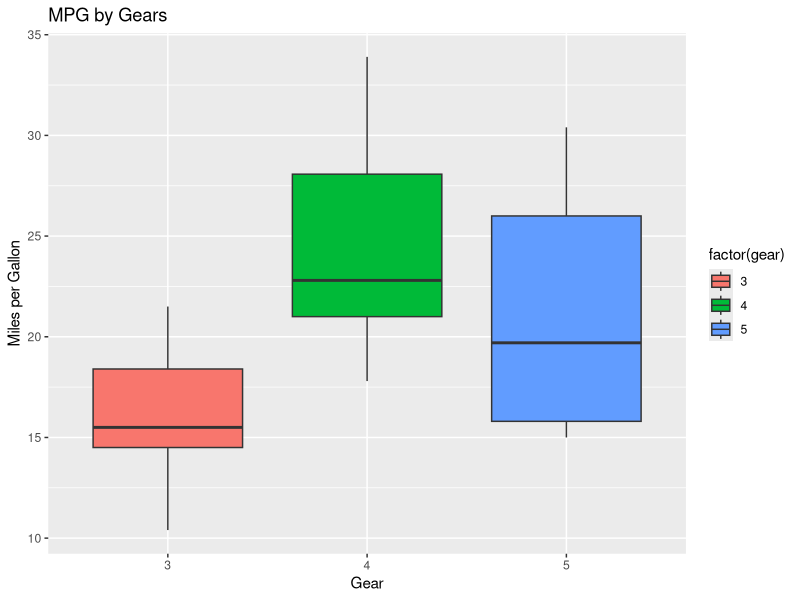
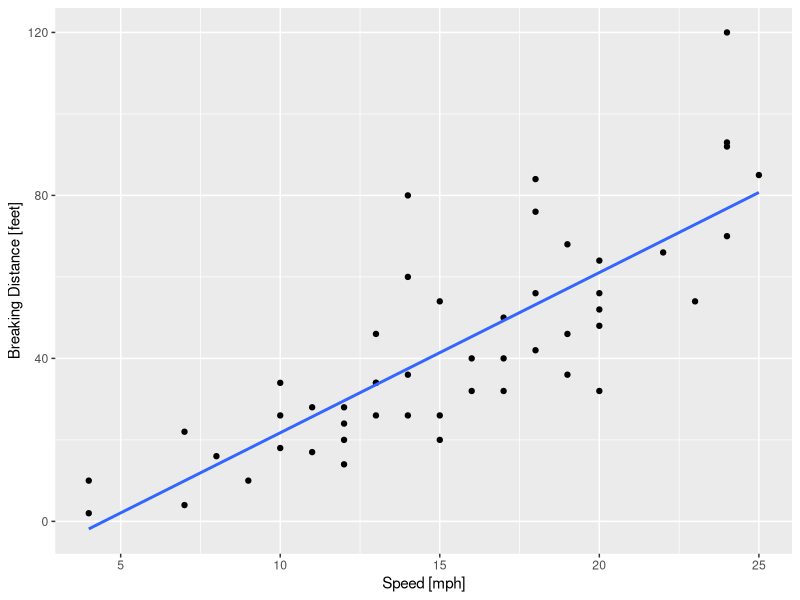
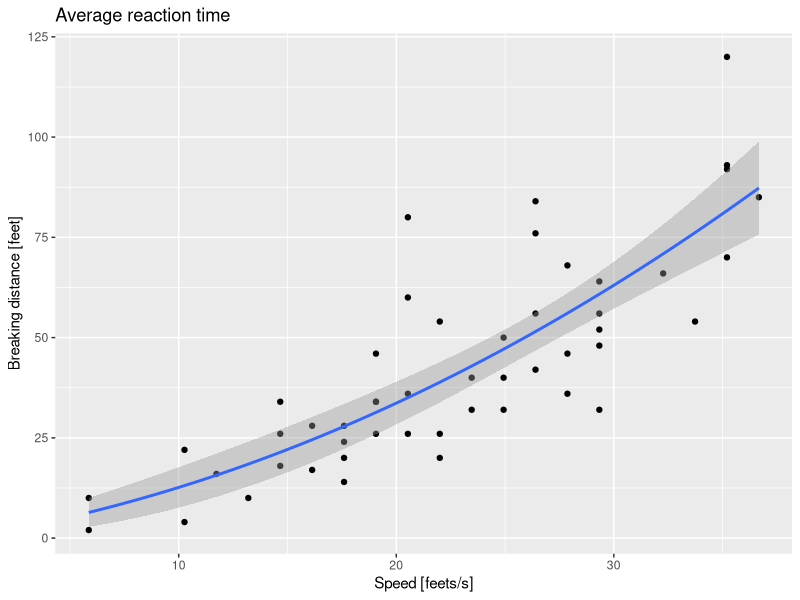

Write R code to recreate these figures, in order.
## ---- chunk 1
sum(5:55)
## ---- chunk 2
sumfun <- function(n){
  return(sum(5:n))
}

sumfun(10)
sumfun(20)
sumfun(100)
## ---- chunk 3
vector<-c()
vector[1:2]=1
for (i in 3:12){
  vector[i]=vector[i-1]+vector[i-2]
}
 
vector 
## ---- chunk 4
data(mtcars)
library(ggplot2)

ggplot(mtcars, aes(x=factor(gear),y=mpg,fill=factor(gear)))+
  geom_boxplot(notch=F) +scale_x_discrete("Gear")+
  scale_y_continuous("Miles per Gallon")+ggtitle("MPG by Gears")
## ---- chunk 5
data(cars)
lmodel <- lm(dist ~ speed, data = cars)

slope <- lmodel$coefficients[2]
slope[[1]]
intercept <- lmodel$coefficients[1]
intercept[[1]]

sd_slope <- summary(lmodel)$coefficients[2,2]
sd_slope
sd_intercept <- summary(lmodel)$coefficients[1,2]
sd_intercept
## ---- chunk 6
ggplot(cars, aes(x=speed, y=dist)) + geom_point() + labs(y="Breaking Distance [feet]", x="Speed [mph]") +
  geom_smooth(method="lm", se=F)
  #geom_abline(intercept = 8.28, slope=0.16)

## ---- chunk 7

speed_t <- cars$speed * (5280/3600)

lmodel_2 <- lm(dist ~ 0 + speed_t + I(speed_t^2), cars)
summary(lmodel_2)

# The average value is 0.84479 seconds, which seems a reasonable time

x <- cars$spped_t
y <- cars$dist

ggplot(cars,aes(speed_t, dist)) +
  geom_point()+
  geom_smooth(method="lm", formula = "y~0+x+I(x^2)")+
  labs(title="Average reaction time", x="Speed [feets/s]", y="Breaking distance [feet]")

